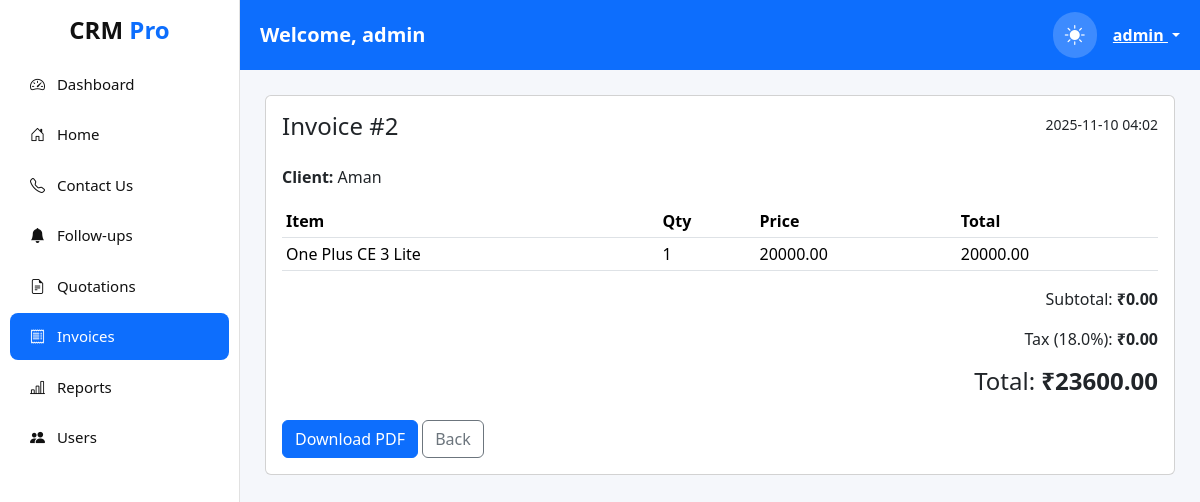
/invoices/view/2 (signed in), run on the app's committed database.
### app/models.py (models this page shows, shortened)
class User(UserMixin, db.Model):
    id = db.Column(db.Integer, primary_key=True)
    username = db.Column(db.String(80), unique=True, nullable=False)
    password_hash = db.Column(db.String(128), nullable=False)
    role = db.Column(db.String(30), default=RoleEnum.Sales.value)

class Invoice(db.Model):
    id = db.Column(db.Integer, primary_key=True)
    client_name = db.Column(db.String(150), nullable=False)
    created_at = db.Column(db.DateTime, default=datetime.utcnow)
    items = db.Column(db.Text)  # JSON string: list of {"name":..., "qty":..., "price":...}
    tax_percent = db.Column(db.Float, default=0.0)
    def subtotal(self):
        import json
        items = json.loads(self.items or "[]")
        return sum(i["qty"] * i["price"] for i in items)
    def total(self):
        s = self.subtotal()
        return s + s * (self.tax_percent / 100.0)

### app/routes.py (the view)
@app.route("/invoices/view/<int:id>")
@login_required
def invoice_view(id):
    inv = Invoice.query.get_or_404(id)
    items = json.loads(inv.items or "[]")
    return render_template("invoice_view.html", inv=inv, items=items)

### app/__init__.py (called while the page is built)
def create_app():
    app = Flask(__name__, template_folder="templates", static_folder="static")
    from datetime import datetime
    @app.context_processor
    def inject_now():
        return {'current_year': datetime.now().year}
    app.config.from_object(Config)
    app.url_map.strict_slashes = False
    db.init_app(app)
    login_manager.init_app(app)
    with app.app_context():
        from . import routes, models
        db.create_all()
    return app

### app/models.py (called while the page is built)
@login_manager.user_loader
def load_user(user_id):
    return User.query.get(int(user_id))

### app/templates/invoice_view.html
{% extends "base.html" %}
{% block content %}
<div class="card p-3">
  <div class="d-flex justify-content-between">
    <h4>Invoice #{{ inv.id }}</h4>
    <div><small>{{ inv.created_at.strftime('%Y-%m-%d %H:%M') }}</small></div>
  </div>
  <div class="mt-3">
    <p><b>Client:</b> {{ inv.client_name }}</p>
    <table class="table table-sm">
      <thead><tr><th>Item</th><th>Qty</th><th>Price</th><th>Total</th></tr></thead>
      <tbody>
        {% set subtotal = 0 %}
        {% for it in items %}
        {% set line = (it.qty * it.price) %}
        <tr>
          <td>{{ it.name }}</td>
          <td>{{ it.qty }}</td>
          <td>{{ "%.2f"|format(it.price) }}</td>
          <td>{{ "%.2f"|format(line) }}</td>
        </tr>
        {% set subtotal = subtotal + line %}
        {% endfor %}
      </tbody>
    </table>
    <div class="text-end">
      <p>Subtotal: <b>₹{{ "%.2f"|format(subtotal) }}</b></p>
      <p>Tax ({{ inv.tax_percent }}%): <b>₹{{ "%.2f"|format(subtotal * inv.tax_percent / 100.0) }}</b></p>
      <h4>Total: <b>₹{{ "%.2f"|format(inv.total()) }}</b></h4>
    </div>
  </div>
  <div class="mt-3">
    <a class="btn btn-primary" href="{{ url_for('invoice_pdf', id=inv.id) }}">Download PDF</a>
    <a class="btn btn-outline-secondary" href="{{ url_for('invoices') }}">Back</a>
  </div>
</div>
{% endblock %}

### app/templates/base.html (shortened to what this page needs)
<!DOCTYPE html>
<html lang="en" data-theme="light">
<head>
    <link href="https://cdn.jsdelivr.net/npm/bootstrap@5.3.3/dist/css/bootstrap.min.css" rel="stylesheet">
    <link href="https://cdn.jsdelivr.net/npm/bootstrap-icons@1.11.1/font/bootstrap-icons.css" rel="stylesheet">
</head>
<body>
<div class="sidebar">
    <h4 class="text-center fw-bold mb-3" style="color: var(--sidebar-text);">
        CRM <span class="text-primary">Pro</span>
    </h4>
    <a class="{% if request.path == '/dashboard' %}active{% endif %}" href="{{ url_for('dashboard') }}">
        <i class="bi bi-speedometer2 me-2"></i> Dashboard
    </a>
    <a class="{% if request.path == '/' %}active{% endif %}" href="{{ url_for('home') }}">
        <i class="bi bi-house-door me-2"></i> Home
    </a>
    <a class="{% if '/contact' in request.path %}active{% endif %}" href="{{ url_for('contact') }}">
    <i class="bi bi-telephone me-2"></i> Contact Us
</a>
    {% if current_user.role in ["Admin", "Sales"] %}
    <a class="{% if '/followups' in request.path %}active{% endif %}" href="{{ url_for('followups') }}">
        <i class="bi bi-bell-fill me-2"></i> Follow-ups
    </a>
    {% endif %}
    {% if current_user.role in ["Admin", "Sales", "Manager"] %}
    <a class="{% if '/quotations' in request.path %}active{% endif %}" href="{{ url_for('quotations') }}">
        <i class="bi bi-file-earmark-text me-2"></i> Quotations
    </a>
    {% endif %}
    {% if current_user.role in ["Admin", "Accountant", "Manager"] %}
    <a class="{% if '/invoices' in request.path %}active{% endif %}" href="{{ url_for('invoices') }}">
        <i class="bi bi-receipt me-2"></i> Invoices
    </a>
    {% endif %}
    {% if current_user.role in ["Admin", "Manager"] %}
    <a class="{% if '/reports' in request.path %}active{% endif %}" href="{{ url_for('reports') }}">
        <i class="bi bi-bar-chart-line me-2"></i> Reports
    </a>
    {% endif %}
    {% if current_user.role == "Admin" %}
    <a class="{% if '/users' in request.path %}active{% endif %}" href="{{ url_for('users') }}">
        <i class="bi bi-people-fill me-2"></i> Users
    </a>
    {% endif %}
</div>
<div class="topnav">
    <div class="fw-bold fs-5">Welcome, {{ current_user.username }}</div>
    <div class="d-flex align-items-center gap-3">
        <i class="bi bi-moon-stars-fill theme-toggle" id="themeBtn"></i>
        <div class="dropdown">
            <a class="text-white fw-semibold dropdown-toggle" data-bs-toggle="dropdown" href="#">
                {{ current_user.username }}
            </a>
        </div>
    </div>
</div>
<div class="content">
    {% block content %}
    {% endblock %}
</div>
</body>
</html>

### app/templates/base.html (style rules this page uses)
:root { --bg: #f5f7fb; --card: #ffffff; --text: #111; --nav: #0d6efd; --sidebar: #ffffff; --sidebar-text: #111; --border-color: #e1e1e1; }
body { background: var(--bg); color: var(--text); transition: 0.3s ease; }
.sidebar { width: 240px; height: 100vh; position: fixed; background: var(--sidebar); border-right: 1px solid var(--border-color); padding-top: 1rem; transition: 0.3s; }
.sidebar a { color: var(--sidebar-text); padding: 12px 20px; display: block; font-size: 15px; border-radius: 8px; margin: 4px 10px; text-decoration: none; }
.sidebar a.active { background: #0d6efd; color: #fff; }
.topnav { margin-left: 240px; background: var(--nav); padding: 12px 20px; color: white; display: flex; justify-content: space-between; align-items: center; }
.content { margin-left: 240px; padding: 25px; }
.theme-toggle { cursor: pointer; font-size: 20px; padding: 8px 12px; border-radius: 100px; background: rgba(255,255,255,0.2); }

### data on the page
User: username "admin"
Invoice: id "2", created_at "2025-11-10 04:02", client_name "Aman", tax_percent "18.0", subtotal*inv.tax_percent/100.0 "0.00", total "23600.00"

### other printed values
{{ it.name }} "One Plus CE 3 Lite"
{{ it.qty }} "1"
{{ "%.2f"|format(it.price) }} "20000.00"
{{ "%.2f"|format(line) }} "20000.00"
{{ "%.2f"|format(subtotal) }} "0.00"
